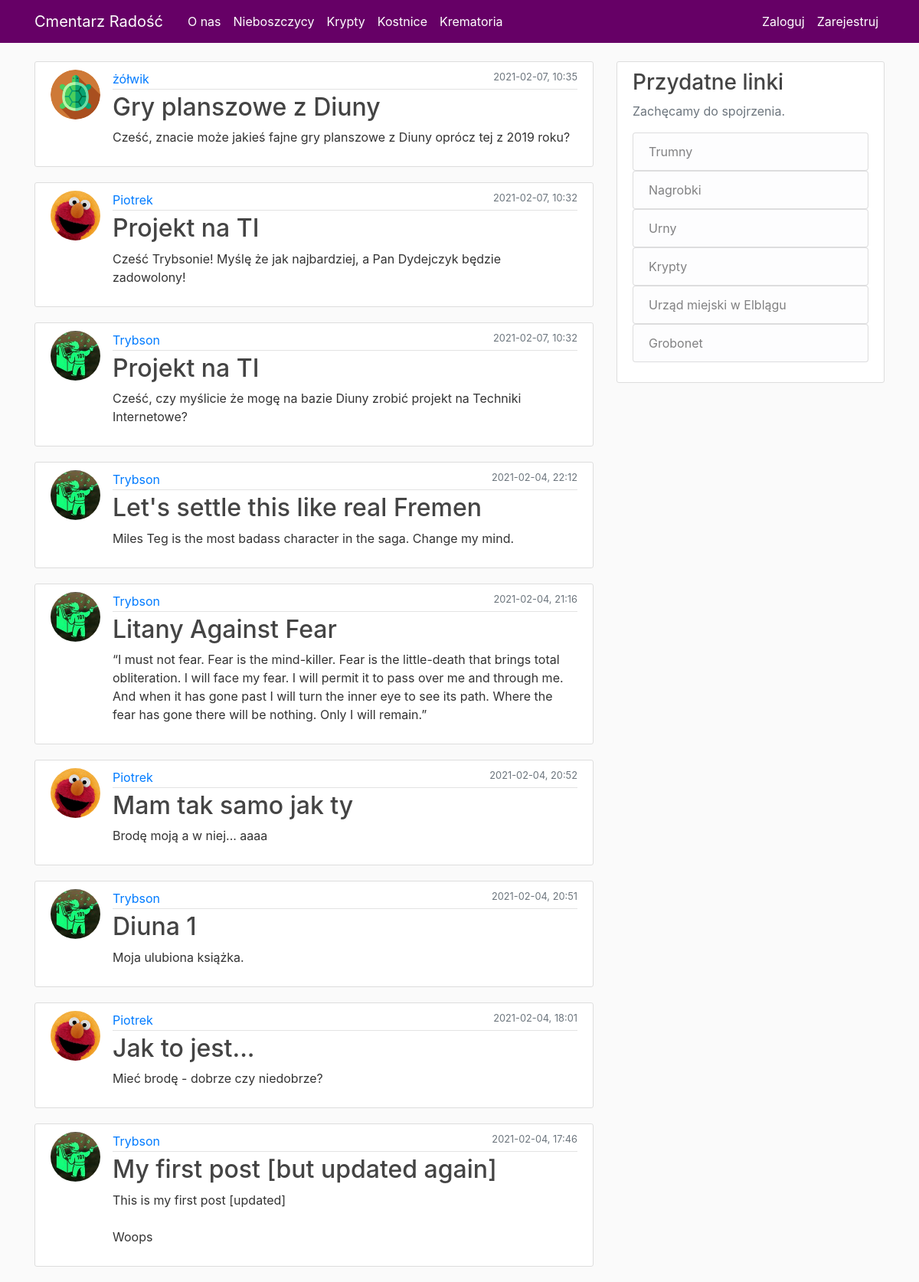
The page /home on the database its author committed.
### Radosc/models.py (models this page shows, shortened)
class Post(db.Model):
    id = db.Column(db.Integer, primary_key=True)
    title = db.Column(db.String(100), nullable=False)
    date_posted = db.Column(db.DateTime, nullable=False, default=datetime.utcnow)
    content = db.Column(db.Text, nullable=False)
    user_id = db.Column(db.Integer, db.ForeignKey('user.id'), nullable=False)

class User(db.Model, UserMixin):
    id = db.Column(db.Integer, primary_key=True)
    username = db.Column(db.String(20), unique=True, nullable=False)
    email = db.Column(db.String(120), unique=True, nullable=False)
    image_file = db.Column(db.String(20), nullable=False, default='default.jpg')
    password = db.Column(db.String(60), nullable=False)
    posts = db.relationship('Post', backref='author', lazy=True) #relationship one to many

### Radosc/routes.py (the view)
@app.route("/home")
def home():
    posts = Post.query.all()
    return render_template('home.html', posts=reversed(posts))

### Radosc/templates/home.html
{% extends "layout.html" %}
{% block content %}
    {% for post in posts %}
    <article class="media content-section">
      <img class="rounded-circle article-img" src="{{ url_for('static', filename='profile_pics/' + post.author.image_file) }}" alt="">
      <div class="media-body">
        <div class="article-metadata">
          <a class="mr-2" href="#">{{ post.author.username }}</a>
          <small class="text-muted">{{ post.date_posted.strftime('%Y-%m-%d, %H:%M') }}</small>
        </div>
      <h2><a class="article-title"  href="{{ url_for('post', post_id=post.id) }}">{{ post.title }}</a></h2>
      <p class="article-content">{{ post.content }}</p>
      </div>
    </article>
    {% endfor %}
{% endblock content %}

### Radosc/templates/layout.html (shortened to what this page needs)
<!DOCTYPE html>
<html lang="en" dir="ltr">
  <head>
      <link rel="stylesheet" href="https://maxcdn.bootstrapcdn.com/bootstrap/4.0.0/css/bootstrap.min.css">
      <link rel="stylesheet" type="text/css" href="{{ url_for('static', filename='main.css') }}">
  </head>
  <body>
    <header class="site-header">
    <nav class="navbar navbar-expand-md navbar-dark bg-steel fixed-top">
      <div class="container">
        <a class="navbar-brand mr-4" href="/">Cmentarz Radość</a>
        <div class="collapse navbar-collapse" id="navbarToggle">
          <div class="navbar-nav mr-auto">
            <a class="nav-item nav-link" id="42" href="{{ url_for('about') }}">O nas</a>
            <a class="nav-item nav-link" href="{{url_for('nieboszczyk')}}">Nieboszczycy</a>
            <a class="nav-item nav-link" href="{{url_for('krypta')}}">Krypty</a>
            <a class="nav-item nav-link" href="{{url_for('kostnica')}}">Kostnice</a>
            <a class="nav-item nav-link" href="{{url_for('krematorium')}}">Krematoria</a>
          </div>
          <div class="navbar-nav">
            {% if current_user.is_authenticated %}
              <a class="nav-item nav-link" href="{{ url_for('account') }}">Konto</a>
              <a class="nav-item nav-link" href="{{ url_for('logout') }}">Wyloguj</a>
            {% else %}
              <a class="nav-item nav-link" href="{{ url_for('login') }}">Zaloguj</a>
              <a class="nav-item nav-link" href="{{ url_for('register') }}">Zarejestruj</a>
            {% endif %}
          </div>
        </div>
      </div>
    </nav>
  </header>
<main role="main" class="container">
<div class="row">
<div class="col-md-8">
  {% block content %}{% endblock %}
</div>
  <div class="col-md-4">
    <div class="content-section">
      <h3>Przydatne linki</h3>
      <p class='text-muted'>Zachęcamy do spojrzenia.
        <ul class="list-group">
          <a href="https://www.credo.waw.pl/trumny-debowe-c-1.html">
            <li class="list-group-item list-group-item-light href" >Trumny</li></a>
          <a href="http://nagrobki-krakow.net.pl/">
            <li class="list-group-item list-group-item-light href" >Nagrobki</li></a>
          <a href="https://krematoriumklepsydra.pl/produkty/3/urny.html">
            <li class="list-group-item list-group-item-light href" >Urny</li></a>
          <a href="https://www.catholiccemeterieschicago.org/pl/Products_Services/Pricing">
            <li class="list-group-item list-group-item-light href" >Krypty</li></a>
            <a href="https://www.elblag.eu/">
              <li class="list-group-item list-group-item-light href" >Urząd miejski w Elblągu</li></a>
              <a href="https://grobonet.com/">
                <li class="list-group-item list-group-item-light href" >Grobonet</li></a>
        </ul>
      </p>
    </div>
    </div>
  </div>
</main>
   </body>
</html>

### Radosc/static/main.css (style rules this page uses)
body { background: #fafafa; color: #333333; margin-top: 5rem; }
h1, h2, h3, h4, h5, h6 { color: #444444; }
.bg-steel { background-color: #660066; }
.site-header .navbar-nav .nav-link { color: #ffffff; }
.content-section { background: #ffffff; padding: 10px 20px; border: 1px solid #dddddd; border-radius: 3px; margin-bottom: 20px; }
.article-title { color: #444444; }
.article-content { white-space: pre-line; }
.article-img { height: 65px; width: 65px; margin-right: 16px; }
.article-metadata { padding-bottom: 1px; margin-bottom: 4px; border-bottom: 1px solid #e3e3e3; display: flex; justify-content: space-between; }

### rows shown on the page
Post: image_file (picture), author.username "żółwik", date_posted "2021-02-07, 10:35", title "Gry planszowe z Diuny", content "Cześć, znacie może jakieś fajne gry planszowe z Diuny oprócz tej z 2019 roku?"
Post: image_file (placeholder picture), author.username "Piotrek", date_posted "2021-02-07, 10:32", title "Projekt na TI", content "Cześć Trybsonie! Myślę że jak najbardziej, a Pan Dydejczyk będzie zadowolony!"
Post: image_file (picture), author.username "Trybson", date_posted "2021-02-07, 10:32", title "Projekt na TI", content "Cześć, czy myślicie że mogę na bazie Diuny zrobić projekt na Techniki Internetowe?"
Post: image_file (picture), author.username "Trybson", date_posted "2021-02-04, 22:12", title "Let's settle this like real Fremen", content "Miles Teg is the most badass character in the saga. Change my mind."
Post: image_file (picture), author.username "Trybson", date_posted "2021-02-04, 21:16", title "Litany Against Fear", content "“I must not fear. Fear is the mind-killer. Fear is the little-death that brings total obliteration. I will face my fear. I will permit it to pass over me and through me. And when it has gone past I will turn the inner eye to see its path. Where the fear has gone there will be nothing. Only I will remain.”"
Post: image_file (placeholder picture), author.username "Piotrek", date_posted "2021-02-04, 20:52", title "Mam tak samo jak ty", content "Brodę moją a w niej... aaaa"
Post: image_file (picture), author.username "Trybson", date_posted "2021-02-04, 20:51", title "Diuna 1", content "Moja ulubiona książka."
Post: image_file (placeholder picture), author.username "Piotrek", date_posted "2021-02-04, 18:01", title "Jak to jest...", content "Mieć brodę - dobrze czy niedobrze?"
Post: image_file (picture), author.username "Trybson", date_posted "2021-02-04, 17:46", title "My first post [but updated again]", content "This is my first post [updated] Woops"
